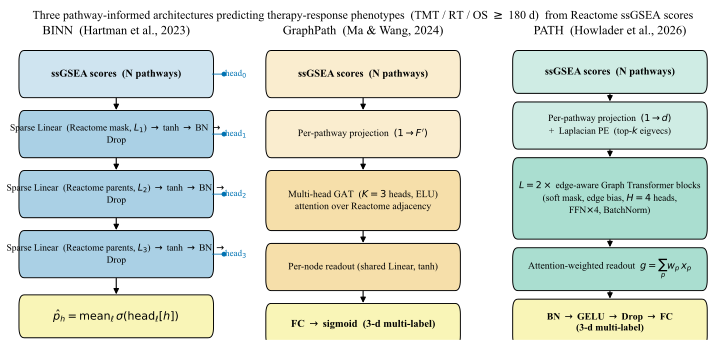

Write Python code to recreate this figure.
"""Figure 1 — clean three-column architecture schematic.

One vertical pipeline per model. No crossing arrows. Math text uses
matplotlib mathtext (raw strings) so super/subscripts and Greek letters
render properly. Colours follow Okabe-Ito (blue / orange / green for
BINN / GraphPath / PATH).
"""
from __future__ import annotations

from pathlib import Path

import matplotlib.patches as mpatches
import matplotlib.pyplot as plt
from matplotlib.patches import FancyArrowPatch

from _style import OKABE_ITO, apply_style, color_for


# --------------------------------------------------------------------------
# Drawing helpers
# --------------------------------------------------------------------------
def _box(ax, y_top, height, text, *, face, edge=None, fontsize=7.5,
         bold=False, italic=False):
    """Draw a rounded box centred horizontally between x=0.04 and x=0.96."""
    x = 0.04
    w = 0.92
    edge = edge or OKABE_ITO["black"]
    rect = mpatches.FancyBboxPatch(
        (x, y_top - height), w, height,
        boxstyle="round,pad=0.005,rounding_size=0.025",
        linewidth=0.7, edgecolor=edge, facecolor=face,
    )
    ax.add_patch(rect)
    weight = "bold" if bold else "normal"
    style = "italic" if italic else "normal"
    ax.text(x + w / 2, y_top - height / 2, text,
            ha="center", va="center", fontsize=fontsize,
            weight=weight, style=style, wrap=True)
    return y_top - height


def _arrow(ax, y_from, y_to, x=0.5, color=None):
    color = color or OKABE_ITO["black"]
    arrow = FancyArrowPatch(
        (x, y_from), (x, y_to),
        arrowstyle="-|>", mutation_scale=8,
        linewidth=0.8, color=color,
    )
    ax.add_patch(arrow)


def _side_tap(ax, y, label, color):
    """Annotate an auxiliary-head tap on the right side."""
    x_box = 0.96
    x_lbl = 1.02
    # short horizontal line + dot
    ax.plot([x_box, x_lbl - 0.005], [y, y], color=color, linewidth=0.6,
            clip_on=False)
    ax.plot([x_lbl - 0.005], [y], "o", markersize=2.5, color=color,
            clip_on=False)
    ax.text(x_lbl, y, label, ha="left", va="center", fontsize=6.5,
            color=color, clip_on=False)


# --------------------------------------------------------------------------
# Per-model panels
# --------------------------------------------------------------------------
def draw_binn(ax):
    ax.set_title("BINN  (Hartman et al., 2023)", fontsize=9, pad=4)
    fc_input  = color_for("BINN") + "30"
    fc_hidden = color_for("BINN") + "55"
    fc_out    = OKABE_ITO["yellow"] + "60"

    y = 0.97
    # Input row
    y = _box(ax, y, 0.10,
             r"ssGSEA scores  (N pathways)",
             face=fc_input, bold=True)
    _side_tap(ax, y + 0.05, r"head$_0$", color_for("BINN"))

    # Three hidden sparse-mask blocks
    block_labels = [
        r"Sparse Linear  (Reactome mask, $L_1$) $\to$ tanh $\to$ BN $\to$ Drop",
        r"Sparse Linear  (Reactome parents, $L_2$) $\to$ tanh $\to$ BN $\to$ Drop",
        r"Sparse Linear  (Reactome parents, $L_3$) $\to$ tanh $\to$ BN $\to$ Drop",
    ]
    for i, label in enumerate(block_labels, start=1):
        _arrow(ax, y, y - 0.04)
        y -= 0.04
        y = _box(ax, y, 0.10, label, face=fc_hidden, fontsize=6.8)
        _side_tap(ax, y + 0.05, rf"head$_{i}$", color_for("BINN"))

    # Final output (mean of per-layer sigmoids)
    _arrow(ax, y, y - 0.05)
    y -= 0.05
    _box(ax, y, 0.09,
         r"$\hat{p}_h = \mathrm{mean}_{\ell}\,\sigma(\mathrm{head}_\ell[h])$",
         face=fc_out, bold=True, fontsize=8)


def draw_graphpath(ax):
    ax.set_title("GraphPath  (Ma & Wang, 2024)", fontsize=9, pad=4)
    fc_input  = color_for("GraphPath") + "30"
    fc_hidden = color_for("GraphPath") + "55"
    fc_out    = OKABE_ITO["yellow"] + "60"

    y = 0.97
    y = _box(ax, y, 0.10,
             r"ssGSEA scores  (N pathways)",
             face=fc_input, bold=True)
    _arrow(ax, y, y - 0.04); y -= 0.04

    y = _box(ax, y, 0.10,
             r"Per-pathway projection  $(1 \to F')$",
             face=fc_input, fontsize=7)
    _arrow(ax, y, y - 0.04); y -= 0.04

    y = _box(ax, y, 0.13,
             "Multi-head GAT  ($K{=}3$ heads, ELU)\n"
             "attention over Reactome adjacency",
             face=fc_hidden, fontsize=7)
    _arrow(ax, y, y - 0.04); y -= 0.04

    y = _box(ax, y, 0.10,
             r"Per-node readout (shared Linear, tanh)",
             face=fc_hidden, fontsize=7)
    _arrow(ax, y, y - 0.04); y -= 0.04

    _box(ax, y, 0.09,
         r"FC $\to$ sigmoid  (3-d multi-label)",
         face=fc_out, bold=True, fontsize=7.5)


def draw_path(ax):
    ax.set_title("PATH  (Howlader et al., 2026)", fontsize=9, pad=4)
    fc_input  = color_for("PATH") + "30"
    fc_hidden = color_for("PATH") + "55"
    fc_out    = OKABE_ITO["yellow"] + "60"

    y = 0.97
    y = _box(ax, y, 0.09,
             r"ssGSEA scores  (N pathways)",
             face=fc_input, bold=True)
    _arrow(ax, y, y - 0.03); y -= 0.03

    y = _box(ax, y, 0.10,
             r"Per-pathway projection  $(1 \to d)$" "\n"
             r"+  Laplacian PE  (top-$k$ eigvecs)",
             face=fc_input, fontsize=6.8)
    _arrow(ax, y, y - 0.03); y -= 0.03

    y = _box(ax, y, 0.18,
             r"$L{=}2 \times$ edge-aware Graph Transformer blocks" "\n"
             r"(soft mask, edge bias, $H{=}4$ heads," "\n"
             r"FFN$\times$4, BatchNorm)",
             face=fc_hidden, fontsize=6.8)
    _arrow(ax, y, y - 0.03); y -= 0.03

    y = _box(ax, y, 0.09,
             r"Attention-weighted readout  $g{=}\sum_p w_p\, x_p$",
             face=fc_hidden, fontsize=7)
    _arrow(ax, y, y - 0.03); y -= 0.03

    _box(ax, y, 0.10,
         r"BN $\to$ GELU $\to$ Drop $\to$ FC" "\n"
         r"(3-d multi-label)",
         face=fc_out, bold=True, fontsize=7)


# --------------------------------------------------------------------------
def main() -> None:
    apply_style()
    # Stack the panels into a tight ~3.3-inch-tall figure so the page does
    # not show dead space below the lowest BINN box.
    fig, axes = plt.subplots(1, 3, figsize=(7.1, 3.3))
    for ax in axes:
        ax.set_xlim(0, 1.0)
        ax.set_ylim(0.30, 1.0)   # crop unused bottom half
        ax.axis("off")
    draw_binn(axes[0])
    draw_graphpath(axes[1])
    draw_path(axes[2])

    fig.suptitle(
        "Three pathway-informed architectures predicting therapy-response "
        r"phenotypes  (TMT / RT / OS $\geq$ 180 d)  from Reactome ssGSEA scores",
        fontsize=8.5, y=1.01,
    )
    fig.subplots_adjust(left=0.005, right=0.995, top=0.92, bottom=0.01,
                        wspace=0.18)
    out = Path(__file__).parent / "fig1_architectures.pdf"
    fig.savefig(out)
    print(f"wrote {out}")


if __name__ == "__main__":
    main()
